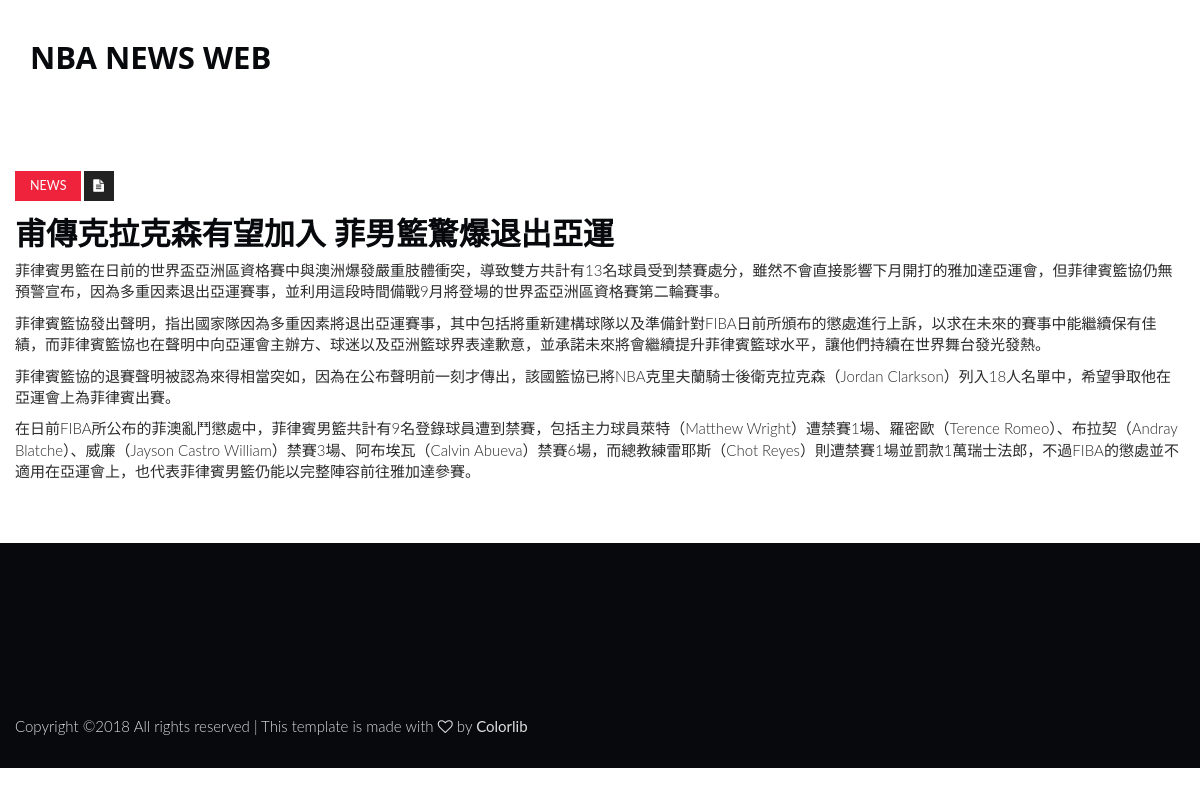
/post/1, run on the app's committed database.
### news/models.py (models this page shows, shortened)
class NewsPost(models.Model):
    id = models.IntegerField(primary_key=True)
    title = models.CharField(max_length=100)
    photo_url = models.URLField(blank=True)
    para1 = models.TextField(blank=True)
    para2 = models.TextField(blank=True)
    para3 = models.TextField(blank=True)
    para4 = models.TextField(blank=True)
    class Meta:
        db_table = "newspost"

### news/views.py (the view)
# urls.py: url(r'^post/(?P<pk>\d+)', views.post, name='post'),
def post(request, pk):
    post = NewsPost.objects.get(pk=pk)
    return render(request, 'post.html', {'post':post})

### templates/post.html (shortened to what this page needs)
<!DOCTYPE html>
<html lang="en">
	<head>
		{% load static %}
		<link type="text/css" rel="stylesheet" href="{% static 'css/bootstrap.min.css' %}"/>
		<link rel="stylesheet" href="{% static 'css/font-awesome.min.css' %}">
		<link type="text/css" rel="stylesheet" href="{% static 'css/style.css' %}"/>
    </head>
	<body>
		<header id="header">
			<div id="center-header">
				<div class="container">
					<div class="logo">
						<h1><b>NBA NEWS WEB</b></h1>
					</div>
				</div>
			</div>
		</header>
		<div class="section">
			<div class="container">
				<div class="row">
					<article class="article article-post">
						<div class="article-main-img">
						</div>
						<div class="article-body">
							<ul class="article-info">
								<li class="article-category"><a href="#">News</a></li>
								<li class="article-type"><i class="fa fa-file-text"></i></li>
							</ul>
							<h1 class="article-title">{{ post.title }}</h1>
							<p>{{ post.para1 }} </p>
							<p>{{ post.para2 }} </p>
							<p>{{ post.para3 }} </p>
							<p>{{ post.para4 }} </p>
						</div>
					</article>
				</div>
			</div>
		</div>
		<footer id="footer">
			<div id="top-footer" class="section">
				<div class="container">
					<div class="row">
						<div class="footer-widget about-widget">
							<h3><b>NBA NEWS WEB DEMO</b></h3>
						</div>
					</div>
				</div>
			</div>
			<div id="bottom-footer" class="section">
				<div class="container">
					<div class="row">
						<div class="footer-copyright">
							<span>
Copyright &copy;<script>document.write(new Date().getFullYear());</script> All rights reserved | This template is made with <i class="fa fa-heart-o" aria-hidden="true"></i> by <a href="https://colorlib.com" target="_blank">Colorlib</a>
</span>
						</div>
					</div>
				</div>
			</div>
		</footer>
	</body>
</html>

### static/css/style.css (style rules this page uses)
body { font-family: 'Lato', sans-serif; color:#2C2C2C; font-size:15px; font-weight:300; }
h1,h2,h3,h4,h5,h6 { font-family: 'Open Sans', sans-serif; color: #07090C; font-weight:700; }
h1 { font-size:31.104px; }
h3 { font-size:21.6px; }
a { font-weight:400; color: #07090c; }
ul,ol { margin: 0; padding: 0; list-style: none }
#header #center-header { padding-top:20px; padding-bottom:20px; }
.section { padding-top:30px; padding-bottom:30px; }
.article { position:relative; margin-bottom:30px; }
.article .article-body .article-info { margin-bottom:15px; }
.article .article-info li { display:inline-block; margin-right:-2px; }
.article .article-info .article-type { width:30px; height: 30px; line-height: 30px; text-align:center; background: #222; color: #FFF; font-size: 12.5px; }
.article .article-info .article-category > a { display:block; padding: 0px 15px; height: 30px; line-height: 30px; background: #EF233C; color: #FFF; text-transform: uppercase; font-size: 12.5px; }
.article .article-title { text-transform: uppercase; margin-top:0px; }
.article-post .article-main-img { margin-bottom:15px; }
#footer { background-color: #07090C; }
#footer a { color:#DDD; }
.footer-widget { margin-top:30px; margin-bottom:30px; }
.footer-copyright { color: #DDD; }

### data on the page
NewsPost: title "甫傳克拉克森有望加入 菲男籃驚爆退出亞運", para1 "菲律賓男籃在日前的世界盃亞洲區資格賽中與澳洲爆發嚴重肢體衝突，導致雙方共計有13名球員受到禁賽處分，雖然不會直接影響下月開打的雅加達亞運會，但菲律賓籃協仍無預警宣布，因為多重因素退出亞運賽事，並利用這段時間備戰9月將登場的世界盃亞洲區資格賽第二輪賽事。", para2 "菲律賓籃協發出聲明，指出國家隊因為多重因素將退出亞運賽事，其中包括將重新建構球隊以及準備針對FIBA日前所頒布的懲處進行上訴，以求在未來的賽事中能繼續保有佳績，而菲律賓籃協也在聲明中向亞運會主辦方、球迷以及亞洲籃球界表達歉意，並承諾未來將會繼續提升菲律賓籃球水平，讓他們持續在世界舞台發光發熱。", para3 "菲律賓籃協的退賽聲明被認為來得相當突如，因為在公布聲明前一刻才傳出，該國籃協已將NBA克里夫蘭騎士後衛克拉克森（Jordan Clarkson）列入18人名單中，希望爭取他在亞運會上為菲律賓出賽。", para4 "在日前FIBA所公布的菲澳亂鬥懲處中，菲律賓男籃共計有9名登錄球員遭到禁賽，包括主力球員萊特（Matthew Wright）遭禁賽1場、羅密歐（Terence Romeo）、布拉契（Andray Blatche）、威廉（Jayson Castro William）禁賽3場、阿布埃瓦（Calvin Abueva）禁賽6場，而總教練雷耶斯（Chot Reyes）則遭禁賽1場並罰款1萬瑞士法郎，不過FIBA的懲處並不適用在亞運會上，也代表菲律賓男籃仍能以完整陣容前往雅加達參賽。"
